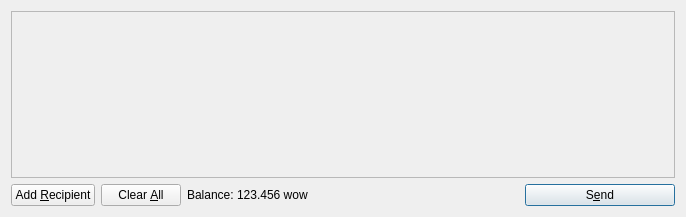
<?xml version="1.0" encoding="UTF-8"?>
<ui version="4.0">
 <class>SendCoinsDialog</class>
 <widget class="QDialog" name="SendCoinsDialog">
  <property name="geometry">
   <rect>
    <x>0</x>
    <y>0</y>
    <width>686</width>
    <height>217</height>
   </rect>
  </property>
  <property name="windowTitle">
   <string>Send Coins</string>
  </property>
  <layout class="QVBoxLayout" name="verticalLayout">
   <item>
    <widget class="QScrollArea" name="scrollArea">
     <property name="widgetResizable">
      <bool>true</bool>
     </property>
     <widget class="QWidget" name="scrollAreaWidgetContents">
      <property name="geometry">
       <rect>
        <x>0</x>
        <y>0</y>
        <width>666</width>
        <height>165</height>
       </rect>
      </property>
      <layout class="QVBoxLayout" name="verticalLayout_2">
       <property name="margin">
        <number>0</number>
       </property>
       <item>
        <layout class="QVBoxLayout" name="entries">
         <property name="spacing">
          <number>6</number>
         </property>
        </layout>
       </item>
       <item>
        <spacer name="verticalSpacer">
         <property name="orientation">
          <enum>Qt::Vertical</enum>
         </property>
         <property name="sizeHint" stdset="0">
          <size>
           <width>20</width>
           <height>40</height>
          </size>
         </property>
        </spacer>
       </item>
      </layout>
     </widget>
    </widget>
   </item>
   <item>
    <layout class="QHBoxLayout" name="horizontalLayout">
     <item>
      <widget class="QPushButton" name="addButton">
       <property name="toolTip">
        <string>Send to multiple recipients at once</string>
       </property>
       <property name="text">
        <string>Add &amp;Recipient</string>
       </property>
       <property name="icon">
        <iconset resource="../bitcoin.qrc">
         <normaloff>:/icons/add</normaloff>:/icons/add</iconset>
       </property>
       <property name="autoDefault">
        <bool>false</bool>
       </property>
      </widget>
     </item>
     <item>
      <widget class="QPushButton" name="clearButton">
       <property name="sizePolicy">
        <sizepolicy hsizetype="Minimum" vsizetype="Fixed">
         <horstretch>0</horstretch>
         <verstretch>0</verstretch>
        </sizepolicy>
       </property>
       <property name="toolTip">
        <string>Remove all transaction fields</string>
       </property>
       <property name="text">
        <string>Clear &amp;All</string>
       </property>
       <property name="icon">
        <iconset resource="../bitcoin.qrc">
         <normaloff>:/icons/remove</normaloff>:/icons/remove</iconset>
       </property>
       <property name="autoRepeatDelay">
        <number>300</number>
       </property>
       <property name="autoDefault">
        <bool>false</bool>
       </property>
      </widget>
     </item>
     <item>
      <layout class="QHBoxLayout" name="horizontalLayout_2">
       <property name="spacing">
        <number>3</number>
       </property>
       <item>
        <widget class="QLabel" name="label">
         <property name="text">
          <string>Balance:</string>
         </property>
        </widget>
       </item>
       <item>
        <widget class="QLabel" name="labelBalance">
         <property name="cursor">
          <cursorShape>IBeamCursor</cursorShape>
         </property>
         <property name="text">
          <string>123.456 wow</string>
         </property>
         <property name="textInteractionFlags">
          <set>Qt::LinksAccessibleByMouse|Qt::TextSelectableByKeyboard|Qt::TextSelectableByMouse</set>
         </property>
        </widget>
       </item>
      </layout>
     </item>
     <item>
      <spacer name="horizontalSpacer">
       <property name="orientation">
        <enum>Qt::Horizontal</enum>
       </property>
       <property name="sizeHint" stdset="0">
        <size>
         <width>40</width>
         <height>20</height>
        </size>
       </property>
      </spacer>
     </item>
     <item>
      <widget class="QPushButton" name="sendButton">
       <property name="minimumSize">
        <size>
         <width>150</width>
         <height>0</height>
        </size>
       </property>
       <property name="toolTip">
        <string>Confirm the send action</string>
       </property>
       <property name="text">
        <string>S&amp;end</string>
       </property>
       <property name="icon">
        <iconset resource="../bitcoin.qrc">
         <normaloff>:/icons/send</normaloff>:/icons/send</iconset>
       </property>
       <property name="default">
        <bool>true</bool>
       </property>
      </widget>
     </item>
    </layout>
   </item>
  </layout>
 </widget>
 <resources>
  <include location="../bitcoin.qrc"/>
 </resources>
 <connections/>
</ui>
